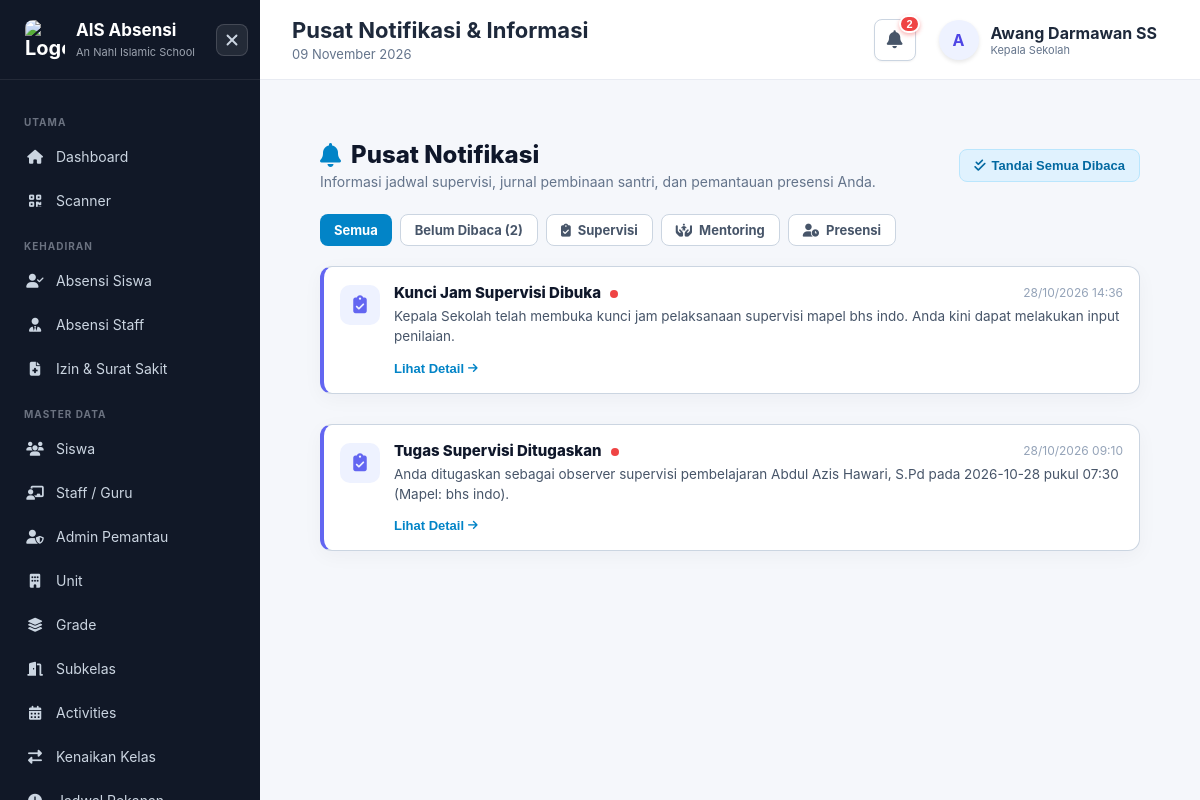
Page /notifications/index.php (signed in) on the committed database.
### tables this page shows
CREATE TABLE `notifications` (
  `id` bigint unsigned NOT NULL AUTO_INCREMENT,
  `user_id` bigint unsigned NOT NULL,
  `title` varchar(200) NOT NULL,
  `message` text NOT NULL,
  `category` enum('supervisi','mentoring','presensi','sistem') NOT NULL DEFAULT 'sistem',
  `link_url` varchar(255) DEFAULT NULL,
  `is_read` tinyint(1) NOT NULL DEFAULT '0',
  `created_at` timestamp NOT NULL DEFAULT CURRENT_TIMESTAMP,
  PRIMARY KEY (`id`),
  KEY `idx_notif_user` (`user_id`,`is_read`,`created_at`)
);

### config/auth.php (called while the page is built, shortened)
<?php
require_once __DIR__ . '/../includes/functions.php';
if (!function_exists('currentUserId')) {
    function currentUserId()
    {
        return $_SESSION['user_id'] ?? null;
    }
}
            ?>

### includes/functions.php (called while the page is built, shortened)
<?php
if (!function_exists('formatTimeAgo')) {
    function formatTimeAgo(?string $datetime): string
    {
        $time = strtotime($datetime);
        $diff = time() - $time;
        return date('d/m/Y H:i', $time);
    }
}
if (!function_exists('getUnreadNotificationCount')) {
    function getUnreadNotificationCount(PDO $pdo, int $userId): int
    {
        try {
            $stmt = $pdo->prepare("SELECT COUNT(*) FROM notifications WHERE user_id = ? AND is_read = 0");
            $stmt->execute([$userId]);
            return (int)$stmt->fetchColumn();
        } catch (Exception $e) {
            return 0;
        }
    }
}

### public/notifications/index.php (the view, shortened to what this page needs)
<?php
require_once __DIR__ . '/../../config/database.php';
require_once __DIR__ . '/../../config/auth.php';
require_once __DIR__ . '/../../includes/functions.php';
$currentUserId = currentUserId();
$filterCategory = trim($_GET['category'] ?? '');
$filterUnread = isset($_GET['unread']) && $_GET['unread'] === '1';
$where = ["user_id = ?"];
$params = [$currentUserId];
$whereSql = "WHERE " . implode(' AND ', $where);
$unreadCount = getUnreadNotificationCount($pdo, $currentUserId);
$stmt = $pdo->prepare("
    SELECT * FROM notifications
    {$whereSql}
    ORDER BY created_at DESC, id DESC
    LIMIT 100
");
$stmt->execute($params);
$notificationsList = $stmt->fetchAll(PDO::FETCH_ASSOC);
require_once __DIR__ . '/../../includes/header.php';
?>
<div class="content" style="max-width: 900px; margin: 0 auto;">
    <div style="display: flex; justify-content: space-between; align-items: center; flex-wrap: wrap; gap: 15px; margin-bottom: 24px;">
        <div>
            <h1 style="margin: 0; font-size: 24px; font-weight: 800; color: #0f172a; display: flex; align-items: center; gap: 10px;">
                <i class="fa-solid fa-bell" style="color: #0284c7;"></i> Pusat Notifikasi
            </h1>
            <p style="margin: 4px 0 0; color: #64748b; font-size: 14px;">
                Informasi jadwal supervisi, jurnal pembinaan santri, dan pemantauan presensi Anda.
            </p>
        </div>
        <?php if ($unreadCount > 0): ?>
            <form method="POST" style="margin: 0;">
                <button type="submit" class="btn" style="background: #e0f2fe; color: #0369a1; border: 1px solid #bae6fd; font-weight: 700; font-size: 13px; display: inline-flex; align-items: center; gap: 6px; padding: 8px 14px; border-radius: 8px; cursor: pointer;">
                    <i class="fa-solid fa-check-double"></i> Tandai Semua Dibaca
                </button>
            </form>
        <?php endif; ?>
    </div>
    <div style="display: flex; gap: 8px; flex-wrap: wrap; margin-bottom: 20px;">
        <a href="index.php" class="btn" style="padding: 7px 14px; font-size: 13px; font-weight: 700; border-radius: 8px; text-decoration: none; <?= (empty($filterCategory) && !$filterUnread) ? 'background:#0284c7; color:white;' : 'background:#fff; color:#475569; border:1px solid #cbd5e1;' ?>">
            Semua
        </a>
        <a href="index.php?unread=1" class="btn" style="padding: 7px 14px; font-size: 13px; font-weight: 700; border-radius: 8px; text-decoration: none; <?= $filterUnread ? 'background:#0284c7; color:white;' : 'background:#fff; color:#475569; border:1px solid #cbd5e1;' ?>">
            Belum Dibaca <?= $unreadCount > 0 ? "({$unreadCount})" : '' ?>
        </a>
        <a href="index.php?category=supervisi" class="btn" style="padding: 7px 14px; font-size: 13px; font-weight: 700; border-radius: 8px; text-decoration: none; <?= $filterCategory === 'supervisi' ? 'background:#6366f1; color:white;' : 'background:#fff; color:#475569; border:1px solid #cbd5e1;' ?>">
            <i class="fa-solid fa-clipboard-check"></i> Supervisi
        </a>
        <a href="index.php?category=mentoring" class="btn" style="padding: 7px 14px; font-size: 13px; font-weight: 700; border-radius: 8px; text-decoration: none; <?= $filterCategory === 'mentoring' ? 'background:#10b981; color:white;' : 'background:#fff; color:#475569; border:1px solid #cbd5e1;' ?>">
            <i class="fa-solid fa-hands-holding-child"></i> Mentoring
        </a>
        <a href="index.php?category=presensi" class="btn" style="padding: 7px 14px; font-size: 13px; font-weight: 700; border-radius: 8px; text-decoration: none; <?= $filterCategory === 'presensi' ? 'background:#f59e0b; color:white;' : 'background:#fff; color:#475569; border:1px solid #cbd5e1;' ?>">
            <i class="fa-solid fa-user-clock"></i> Presensi
        </a>
    </div>
    <?php if (empty($notificationsList)): ?>
        <div class="card" style="text-align: center; padding: 48px 20px; background: #fff; border-radius: 14px; border: 1px solid #e2e8f0;">
            <div style="font-size: 42px; color: #cbd5e1; margin-bottom: 12px;">
                <i class="fa-regular fa-bell-slash"></i>
            </div>
            <h3 style="margin: 0; color: #475569; font-weight: 700; font-size: 16px;">Tidak ada notifikasi</h3>
            <p style="margin: 6px 0 0; color: #94a3b8; font-size: 13px;">Belum ada pemberitahuan baru pada filter yang dipilih.</p>
        </div>
    <?php else: ?>
        <div style="display: flex; flex-direction: column; gap: 10px;">
            <?php foreach ($notificationsList as $item): ?>
                <?php
                $cat = $item['category'];
                $icon = 'fa-bell';
                $color = '#0284c7';
                $bgLight = '#f0f9ff';
                if ($cat === 'supervisi') {
                    $icon = 'fa-clipboard-check';
                    $color = '#6366f1';
                    $bgLight = '#eef2ff';
                } elseif ($cat === 'mentoring') {
                    $icon = 'fa-hands-holding-child';
                    $color = '#10b981';
                    $bgLight = '#ecfdf5';
                } elseif ($cat === 'presensi') {
                    $icon = 'fa-user-clock';
                    $color = '#f59e0b';
                    $bgLight = '#fffbeb';
                }
                $isUnread = ((int)$item['is_read'] === 0);
                ?>
                <div class="card" style="padding: 16px; border-radius: 12px; background: <?= $isUnread ? '#ffffff' : '#f8fafc' ?>; border: 1px solid <?= $isUnread ? '#cbd5e1' : '#f1f5f9' ?>; border-left: 4px solid <?= $color ?>; display: flex; gap: 14px; align-items: flex-start; transition: all 0.2s ease;">
                    <div style="width: 40px; height: 40px; border-radius: 10px; background: <?= $bgLight ?>; color: <?= $color ?>; display: flex; align-items: center; justify-content: center; font-size: 18px; flex-shrink: 0; margin-top: 2px;">
                        <i class="fa-solid <?= $icon ?>"></i>
                    </div>
                    <div style="flex: 1; min-width: 0;">
                        <div style="display: flex; justify-content: space-between; align-items: center; gap: 10px; margin-bottom: 4px;">
                            <h4 style="margin: 0; font-size: 15px; font-weight: <?= $isUnread ? '800' : '600' ?>; color: #0f172a;">
                                <?= htmlspecialchars($item['title']) ?>
                                <?php if ($isUnread): ?>
                                    <span style="display: inline-block; width: 8px; height: 8px; border-radius: 50%; background: #ef4444; margin-left: 6px;"></span>
                                <?php endif; ?>
                            </h4>
                            <span style="font-size: 12px; color: #94a3b8; white-space: nowrap;">
                                <?= formatTimeAgo($item['created_at']) ?>
                            </span>
                        </div>
                        <p style="margin: 0; font-size: 13.5px; color: #475569; line-height: 1.5;">
                            <?= nl2br(htmlspecialchars($item['message'])) ?>
                        </p>
                        <?php if (!empty($item['link_url'])): ?>
                            <div style="margin-top: 10px;">
                                <form method="POST" style="margin: 0; display: inline-block;">
                                    <button type="submit" style="background: none; border: none; padding: 0; color: #0284c7; font-size: 13px; font-weight: 700; cursor: pointer; display: inline-flex; align-items: center; gap: 4px;">
                                        Lihat Detail <i class="fa-solid fa-arrow-right" style="font-size: 11px;"></i>
                                    </button>
                                </form>
                            </div>
                        <?php endif; ?>
                    </div>
                </div>
            <?php endforeach; ?>
        </div>
    <?php endif; ?>
</div>
<?php require_once __DIR__ . '/../../includes/footer.php'; ?>

### assets/css/style.css (style rules this page uses)
* { box-sizing: border-box; }
:root { --primary: #4f46e5; --primary-dark: #3730a3; --bg: #f5f7fb; --card: #ffffff; --text: #172033; --muted: #7b8499; --border: #e8ebf2; --success: #16a34a; --danger: #dc2626; --warning: #d97706; --sidebar: #111827; }
body { margin: 0; font-family: Inter, Arial, sans-serif; background: var(--bg); color: var(--text); }
a { text-decoration: none; color: inherit; }
.content { padding: 30px; }
.card { background: white; border: 1px solid var(--border); border-radius: 18px; padding: 22px; box-shadow: 0 5px 20px rgba(15,23,42,.04); margin-bottom: 20px; }
.btn { display: inline-flex; align-items: center; justify-content: center; gap: 7px; padding: 10px 16px; border: 0; border-radius: 10px; cursor: pointer; font-size: 13px; font-weight: 600; }

### rows in the picture
notifications: title "Kunci Jam Supervisi Dibuka", is_read 0 (drawn), created_at "28/10/2026 14:36", message "Kepala Sekolah telah membuka kunci jam pelaksanaan supervisi mapel bhs indo. Anda kini dapat melakukan input penilaian."
notifications: title "Tugas Supervisi Ditugaskan", is_read 0 (drawn), created_at "28/10/2026 09:10", message "Anda ditugaskan sebagai observer supervisi pembelajaran Abdul Azis Hawari, S.Pd pada 2026-10-28 pukul 07:30 (Mapel: bhs indo)."

### other values in the picture
$category "UTAMA"
$item['menu_name'] "Dashboard"
$item['menu_name'] "Scanner"
$category "KEHADIRAN"
$item['menu_name'] "Absensi Siswa"
$item['menu_name'] "Absensi Staff"
$item['menu_name'] "Izin & Surat Sakit"
$category "MASTER DATA"
$item['menu_name'] "Siswa"
$item['menu_name'] "Staff / Guru"
$item['menu_name'] "Admin Pemantau"
$item['menu_name'] "Unit"
$item['menu_name'] "Grade"
$item['menu_name'] "Subkelas"
$item['menu_name'] "Activities"
